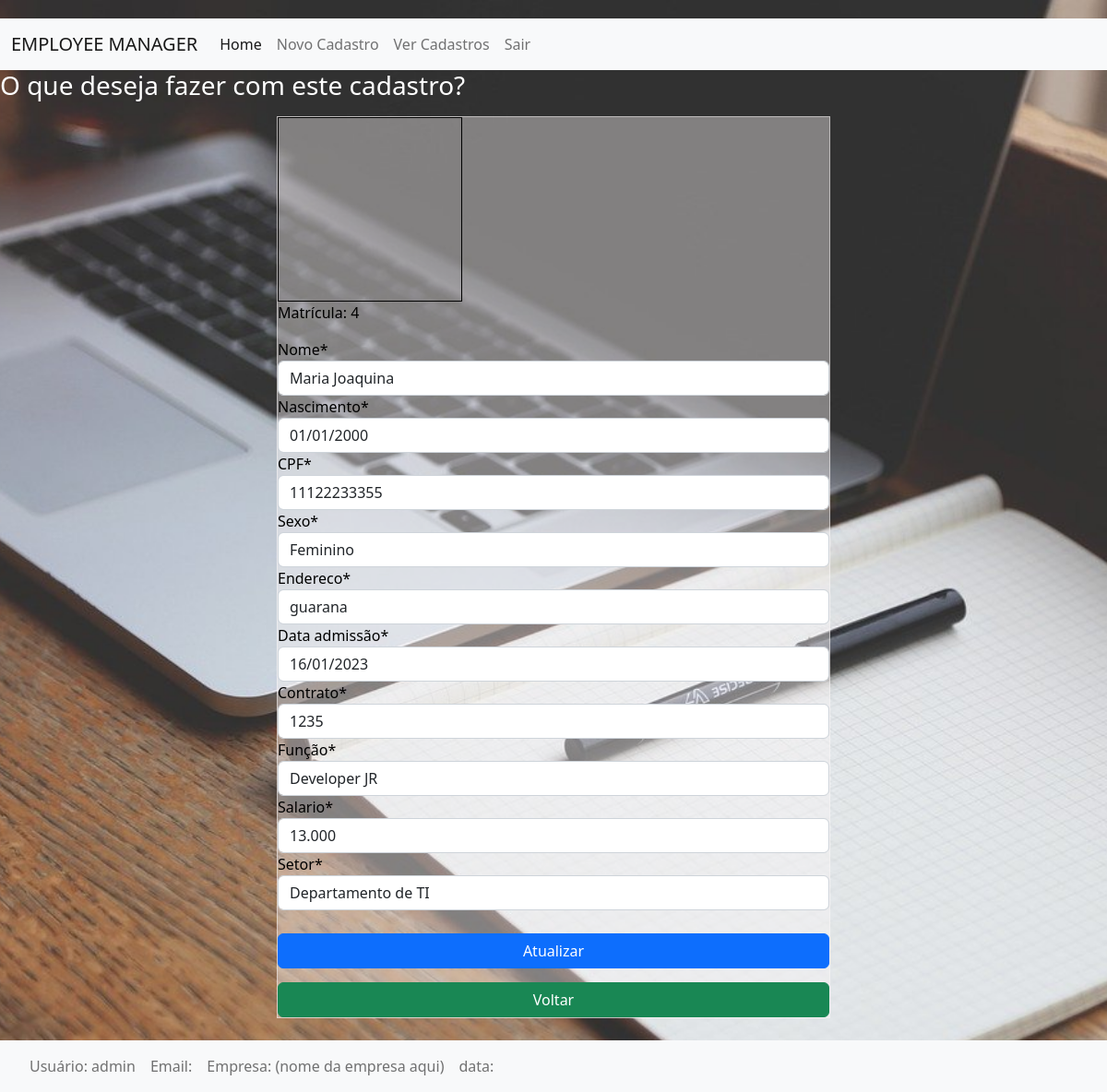
Page /update/4/ (signed in) on the committed database.
### registration/models.py (models this page shows, shortened)
class Register_Model(models.Model):
    SEXO_CHOICES = (
        ('F', 'Feminino'),
        ('M', 'Masculino'),
        ('N', 'Nenhuma das opções')
    )
    SETOR_CHOICES = (
        ('DP', 'Departamento Pessoal'),
        ('TI', 'Departamento de TI'),
        ('RH', 'Recursos Humanos'),
        ('AMOX', 'Almoxarifado')
    )
    FUNCAO_CHOICES = (
        ('DEV', 'Developer JR'),
        ('DEV', 'Developer PLENO'),
        ('DEV', 'Developer SENIOR'),
        ('TEC_LEAD', 'Tech Lead'),
        ('Analista', 'Analista de RH'),
        ('Gerente', 'Gerente')
    )
    nome = models.CharField(max_length=50, null=False)
    nascimento = models.DateField(null=False, unique=True)
    CPF = models.CharField(max_length=11, unique=True, null=False)
    sexo = models.CharField(max_length=15, choices=SEXO_CHOICES, null=True)
    endereco = models.CharField(max_length=50)
    data_admissão = models.DateField(unique=True)
    contrato = models.CharField(max_length=4, null=False, unique=True)
    função = models.CharField(max_length=15, choices = FUNCAO_CHOICES, null=False)
    salario = models.DecimalField(max_digits=5, decimal_places=3)
    setor = models.CharField(max_length=12, choices=SETOR_CHOICES, null=False)

### registration/views.py (the view, shortened to what this page needs)
# urls.py: path('update/<id>/', update_register, name='update-register'),
@login_required
def update_register(request,id):
    dados = Register_Model.objects.get(id=id)
    obj = get_object_or_404(Register_Model, id=id)#Busca o objeto dado pelo ID
    form = Register_Form(request.POST or None, instance = obj) #como o objecto como uma instancia ao formulário
    context = {
        'dados':dados,
        'obj':obj,
        'form':form,
    }
    context = {
        'form':form,
        'dados':dados,
    }
    return render(request,'registers/update.html', context)

### registration/forms.py
class Register_Form(forms.ModelForm):
    class Meta: #(atributos extras à classe)
        model = Register_Model
        fields = '__all__'

### registration/templates/registers/update.html (shortened to what this page needs)
{% extends 'base.html' %}
{% load crispy_forms_tags %}
    {% block content %}
    <h3> O que deseja fazer com este cadastro? </h3>
    <div class="update-box">
        <form targe="_blank" class="update-form" method="POST">
            <div>
                <a id="update-photo" alt="employee picture" value="foto"></a>
            </div>
            <p style="color:black">Matrícula: {{dados.id}}</p>
            {{ form | crispy }}
            <input id="update-input" class="btn btn-primary" type="submit" value="Atualizar"/>
        </form>
            <a class="btn btn-success" href="/detail/{{ dados.id }}" type="button">Voltar</a>
    </div>
    {% endblock %}

### registration/templates/base.html (shortened to what this page needs)
{% load static %}
<!DOCTYPE html>
<html lang="en" class="html-base">
<head>
    <link href="https://cdn.jsdelivr.net/npm/bootstrap@5.2.0/dist/css/bootstrap.min.css" rel="stylesheet">
    <link rel="stylesheet" href="{% static 'css/style.css'%}">
  </head>
<body class="body-base">
    <nav class="navbar navbar-expand-lg bg-light">
        <div class="container-fluid">
          <a class="navbar-brand" href="/home/">EMPLOYEE MANAGER</a>
          <div class="collapse navbar-collapse" id="navbarSupportedContent">
            <ul class="navbar-nav me-auto mb-2 mb-lg-0">
              <li class="nav-item">
                <a class="nav-link active" aria-current="page" href="/home/">Home</a>
              </li>
              <li class="nav-item">
                <a class="nav-link" href="/create/">Novo Cadastro</a>
              </li>
              <li class="nav-item">
                <a class="nav-link" href="/read/">Ver Cadastros</a>
              </li>
              <li class="nav-item">
                <a class="nav-link" href="/logout_template/">Sair</a>
              </li>
            </ul>
          </div>
        </div>
      </nav>
<div>
    {% block content %}
    {% endblock %}
</div>
<footer class="footer-base">
  <div>
    <nav class="navbar navbar-expand-lg bg-light">
      <div class="container-fluid">
        <div class="container-fluid">
          <div class="collapse navbar-collapse" id="navbarSupportedContent">
            <ul class="navbar-nav me-auto mb-2 mb-lg-0">
                <li id="footer-list" class="nav-item">
                  <a class="nav-link">Usuário: {{user}}</a>
                </li>
                <li>
                  <a class="nav-link">Email: {{email}}</a>
                </li>
                <li id="footer-list" class="nav-item">
                  <a class="nav-link">Empresa: (nome da empresa aqui)</a>
                </li>
                <li id="footer-list" class="nav-item">
                  <a class="nav-link">data: {{timedate}}</a>
                </li>
            </ul>
          </div>
        </div>
      </div>
    </nav>
  </div>
</footer>
</body>
</html>

### registration/static/css/style.css (style rules this page uses)
body { margin:0; }
a { text-decoration:none; }
li { list-style-type:none; }
.body-base { display: flex; flex-direction: column; min-height: 100%; }
.footer-base { position: fixed; width: 100%; bottom: 0; left: 0; }
.body-base, body { background: url("/static/img/desk.jpg") 50% no-repeat fixed; background-size: cover; color: white; height: auto; padding: 20px 0 0 0; }
#footer-list { display: flex; margin:auto; }
label { color: black; }
.update-box { margin-left: 25%; margin-bottom: 80px; align-items: center; max-width: 50%; height: 100%; border:1px solid rgba(252, 247, 247, 0.5); background: rgba(252, 247, 247, 0.4); }
#update-input { width: 100%; margin-top: 25px; margin-bottom: 15px; }
.update-box a { display: grid; }
#update-photo { border:1px solid black; max-width:200px; height: 200px; }

### rows in the picture
Register_Model: id "4", nome "Maria Joaquina", nascimento "01/01/2000", CPF "11122233355", sexo "Feminino", endereco "guarana", data_admissão "16/01/2023", contrato "1235", função "Developer JR", salario "13.000", setor "Departamento de TI"

### other values in the picture
{{ user }} "admin"
